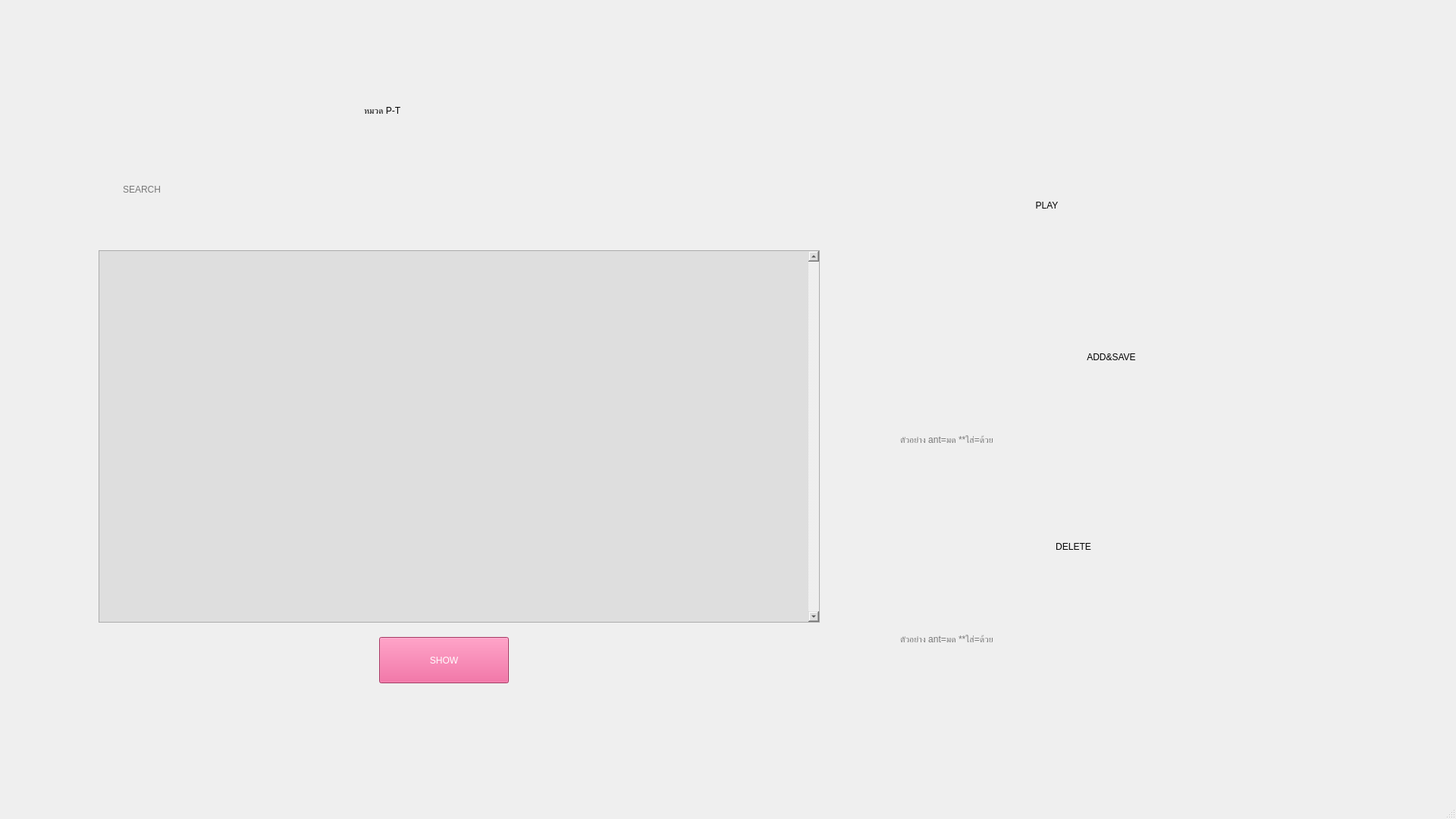
<?xml version="1.0" encoding="UTF-8"?>
<ui version="4.0">
 <class>Main_PT</class>
 <widget class="QMainWindow" name="Main_PT">
  <property name="geometry">
   <rect>
    <x>0</x>
    <y>0</y>
    <width>1920</width>
    <height>1080</height>
   </rect>
  </property>
  <property name="windowTitle">
   <string>หมวด P-T</string>
  </property>
  <property name="windowIcon">
   <iconset resource="vocab_pic1.qrc">
    <normaloff>:/image/Picture/cards.png</normaloff>:/image/Picture/cards.png</iconset>
  </property>
  <property name="styleSheet">
   <string notr="true">background-image: url(:/image/Picture/p_t.jpg);</string>
  </property>
  <widget class="QWidget" name="centralwidget">
   <widget class="QPushButton" name="btn_play">
    <property name="geometry">
     <rect>
      <x>1200</x>
      <y>220</y>
      <width>88</width>
      <height>88</height>
     </rect>
    </property>
    <property name="toolTip">
     <string>&lt;html&gt;&lt;head/&gt;&lt;body&gt;&lt;p&gt;กดปุ่มเพื่อเล่นสุ่มคำศัพท์&lt;/p&gt;&lt;/body&gt;&lt;/html&gt;</string>
    </property>
    <property name="styleSheet">
     <string notr="true">background-image: url(:/image/Picture/play.png);</string>
    </property>
    <property name="text">
     <string/>
    </property>
    <property name="iconSize">
     <size>
      <width>20</width>
      <height>20</height>
     </size>
    </property>
    <property name="autoDefault">
     <bool>false</bool>
    </property>
    <property name="default">
     <bool>false</bool>
    </property>
    <property name="flat">
     <bool>true</bool>
    </property>
   </widget>
   <widget class="QPushButton" name="btn_save">
    <property name="geometry">
     <rect>
      <x>1200</x>
      <y>400</y>
      <width>85</width>
      <height>96</height>
     </rect>
    </property>
    <property name="toolTip">
     <string>&lt;html&gt;&lt;head/&gt;&lt;body&gt;&lt;p&gt;กดปุ่มเพื่อบันทึกคำศัพท์&lt;/p&gt;&lt;/body&gt;&lt;/html&gt;</string>
    </property>
    <property name="styleSheet">
     <string notr="true">background-image: url(:/image/Picture/add.png);</string>
    </property>
    <property name="text">
     <string/>
    </property>
    <property name="iconSize">
     <size>
      <width>20</width>
      <height>20</height>
     </size>
    </property>
    <property name="autoDefault">
     <bool>false</bool>
    </property>
    <property name="default">
     <bool>false</bool>
    </property>
    <property name="flat">
     <bool>true</bool>
    </property>
   </widget>
   <widget class="QPushButton" name="btn_delete">
    <property name="geometry">
     <rect>
      <x>1200</x>
      <y>660</y>
      <width>79</width>
      <height>96</height>
     </rect>
    </property>
    <property name="toolTip">
     <string>&lt;html&gt;&lt;head/&gt;&lt;body&gt;&lt;p&gt;กดปุ่มเพื่อลบคำศัพท์&lt;/p&gt;&lt;/body&gt;&lt;/html&gt;</string>
    </property>
    <property name="styleSheet">
     <string notr="true">background-image: url(:/image/Picture/bin.png);</string>
    </property>
    <property name="text">
     <string/>
    </property>
    <property name="iconSize">
     <size>
      <width>20</width>
      <height>20</height>
     </size>
    </property>
    <property name="autoDefault">
     <bool>false</bool>
    </property>
    <property name="default">
     <bool>false</bool>
    </property>
    <property name="flat">
     <bool>true</bool>
    </property>
   </widget>
   <widget class="QPushButton" name="btn_play2">
    <property name="geometry">
     <rect>
      <x>1300</x>
      <y>230</y>
      <width>161</width>
      <height>81</height>
     </rect>
    </property>
    <property name="styleSheet">
     <string notr="true">font: 35pt &quot;Mitr SemiBold&quot;;
background: transparent;</string>
    </property>
    <property name="text">
     <string>PLAY</string>
    </property>
    <property name="autoRepeat">
     <bool>false</bool>
    </property>
    <property name="default">
     <bool>false</bool>
    </property>
    <property name="flat">
     <bool>true</bool>
    </property>
   </widget>
   <widget class="QPushButton" name="btn_save2">
    <property name="geometry">
     <rect>
      <x>1310</x>
      <y>430</y>
      <width>311</width>
      <height>81</height>
     </rect>
    </property>
    <property name="styleSheet">
     <string notr="true">font: 35pt &quot;Mitr SemiBold&quot;;
background: transparent;</string>
    </property>
    <property name="text">
     <string>ADD&amp;&amp;SAVE</string>
    </property>
    <property name="default">
     <bool>false</bool>
    </property>
    <property name="flat">
     <bool>true</bool>
    </property>
   </widget>
   <widget class="QPushButton" name="btn_delete2">
    <property name="geometry">
     <rect>
      <x>1310</x>
      <y>680</y>
      <width>211</width>
      <height>81</height>
     </rect>
    </property>
    <property name="styleSheet">
     <string notr="true">font: 35pt &quot;Mitr SemiBold&quot;;
background: transparent;</string>
    </property>
    <property name="text">
     <string>DELETE</string>
    </property>
    <property name="default">
     <bool>false</bool>
    </property>
    <property name="flat">
     <bool>true</bool>
    </property>
   </widget>
   <widget class="QLabel" name="label">
    <property name="geometry">
     <rect>
      <x>480</x>
      <y>110</y>
      <width>241</width>
      <height>71</height>
     </rect>
    </property>
    <property name="styleSheet">
     <string notr="true">font: 30pt &quot;Mitr SemiBold&quot;;
background: transparent;</string>
    </property>
    <property name="text">
     <string>หมวด P-T</string>
    </property>
   </widget>
   <widget class="QPlainTextEdit" name="plainTextEdit">
    <property name="geometry">
     <rect>
      <x>130</x>
      <y>330</y>
      <width>951</width>
      <height>491</height>
     </rect>
    </property>
    <property name="styleSheet">
     <string notr="true">font: 15pt &quot;Mitr SemiBold&quot;;
background: #dedede;</string>
    </property>
    <property name="verticalScrollBarPolicy">
     <enum>Qt::ScrollBarAlwaysOn</enum>
    </property>
    <property name="readOnly">
     <bool>true</bool>
    </property>
    <property name="plainText">
     <string/>
    </property>
    <property name="backgroundVisible">
     <bool>true</bool>
    </property>
   </widget>
   <widget class="QPushButton" name="btn_show">
    <property name="geometry">
     <rect>
      <x>500</x>
      <y>840</y>
      <width>171</width>
      <height>61</height>
     </rect>
    </property>
    <property name="styleSheet">
     <string notr="true">font: 25pt &quot;Mitr SemiBold&quot;;
color: rgb(255, 255, 255);
background: #e84c89;</string>
    </property>
    <property name="text">
     <string>SHOW</string>
    </property>
   </widget>
   <widget class="QLineEdit" name="textbox_delete">
    <property name="geometry">
     <rect>
      <x>1185</x>
      <y>813</y>
      <width>591</width>
      <height>60</height>
     </rect>
    </property>
    <property name="styleSheet">
     <string notr="true">font: 20pt &quot;Mitr SemiBold&quot;;
background: transparent</string>
    </property>
    <property name="text">
     <string/>
    </property>
    <property name="frame">
     <bool>false</bool>
    </property>
    <property name="alignment">
     <set>Qt::AlignLeading|Qt::AlignLeft|Qt::AlignVCenter</set>
    </property>
    <property name="placeholderText">
     <string>ตัวอย่าง ant=มด **ใส่=ด้วย</string>
    </property>
   </widget>
   <widget class="QPushButton" name="btn_search">
    <property name="geometry">
     <rect>
      <x>983</x>
      <y>210</y>
      <width>69</width>
      <height>69</height>
     </rect>
    </property>
    <property name="toolTip">
     <string>&lt;html&gt;&lt;head/&gt;&lt;body&gt;&lt;p&gt;กดปุ่มเพื่อค้นหา&lt;/p&gt;&lt;/body&gt;&lt;/html&gt;</string>
    </property>
    <property name="styleSheet">
     <string notr="true">background-image: url(:/image/Picture/search.png);</string>
    </property>
    <property name="text">
     <string/>
    </property>
    <property name="iconSize">
     <size>
      <width>20</width>
      <height>20</height>
     </size>
    </property>
    <property name="autoDefault">
     <bool>false</bool>
    </property>
    <property name="default">
     <bool>false</bool>
    </property>
    <property name="flat">
     <bool>true</bool>
    </property>
   </widget>
   <widget class="QLineEdit" name="textbox_save">
    <property name="geometry">
     <rect>
      <x>1185</x>
      <y>550</y>
      <width>591</width>
      <height>60</height>
     </rect>
    </property>
    <property name="styleSheet">
     <string notr="true">font: 20pt &quot;Mitr SemiBold&quot;;
background: transparent</string>
    </property>
    <property name="text">
     <string/>
    </property>
    <property name="frame">
     <bool>false</bool>
    </property>
    <property name="alignment">
     <set>Qt::AlignLeading|Qt::AlignLeft|Qt::AlignVCenter</set>
    </property>
    <property name="placeholderText">
     <string>ตัวอย่าง ant=มด **ใส่=ด้วย</string>
    </property>
   </widget>
   <widget class="QLineEdit" name="textbox_search">
    <property name="geometry">
     <rect>
      <x>160</x>
      <y>220</y>
      <width>791</width>
      <height>60</height>
     </rect>
    </property>
    <property name="styleSheet">
     <string notr="true">font: 20pt &quot;Mitr SemiBold&quot;;
background: transparent</string>
    </property>
    <property name="text">
     <string/>
    </property>
    <property name="frame">
     <bool>false</bool>
    </property>
    <property name="alignment">
     <set>Qt::AlignLeading|Qt::AlignLeft|Qt::AlignVCenter</set>
    </property>
    <property name="placeholderText">
     <string>SEARCH</string>
    </property>
   </widget>
   <widget class="QPushButton" name="btn_back">
    <property name="geometry">
     <rect>
      <x>110</x>
      <y>90</y>
      <width>93</width>
      <height>93</height>
     </rect>
    </property>
    <property name="toolTip">
     <string>&lt;html&gt;&lt;head/&gt;&lt;body&gt;&lt;p&gt;กดปุ่มเพื่อกลับหน้าแรก&lt;/p&gt;&lt;/body&gt;&lt;/html&gt;</string>
    </property>
    <property name="styleSheet">
     <string notr="true">background-image: url(:/image/Picture/back.png);</string>
    </property>
    <property name="text">
     <string/>
    </property>
    <property name="flat">
     <bool>true</bool>
    </property>
   </widget>
  </widget>
  <widget class="QMenuBar" name="menubar">
   <property name="geometry">
    <rect>
     <x>0</x>
     <y>0</y>
     <width>1920</width>
     <height>26</height>
    </rect>
   </property>
  </widget>
  <widget class="QStatusBar" name="statusbar"/>
 </widget>
 <resources>
  <include location="vocab_pic1.qrc"/>
 </resources>
 <connections/>
</ui>
